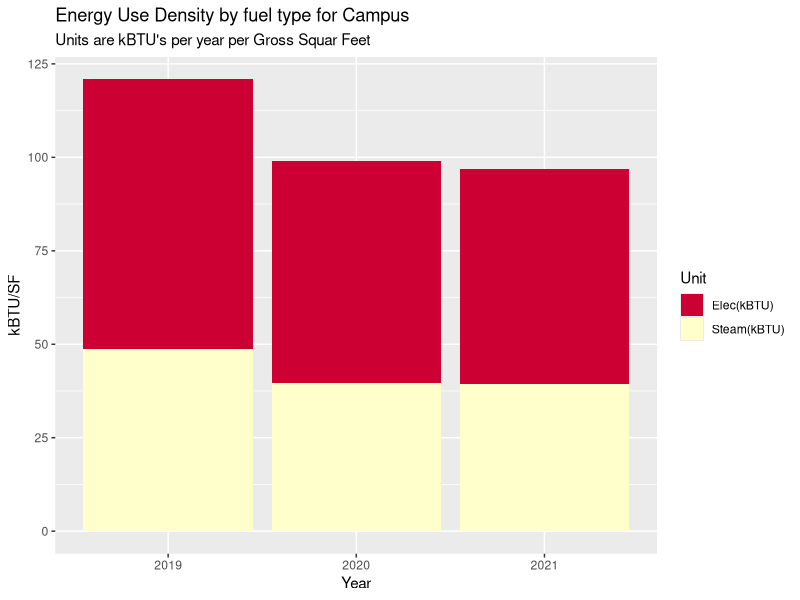
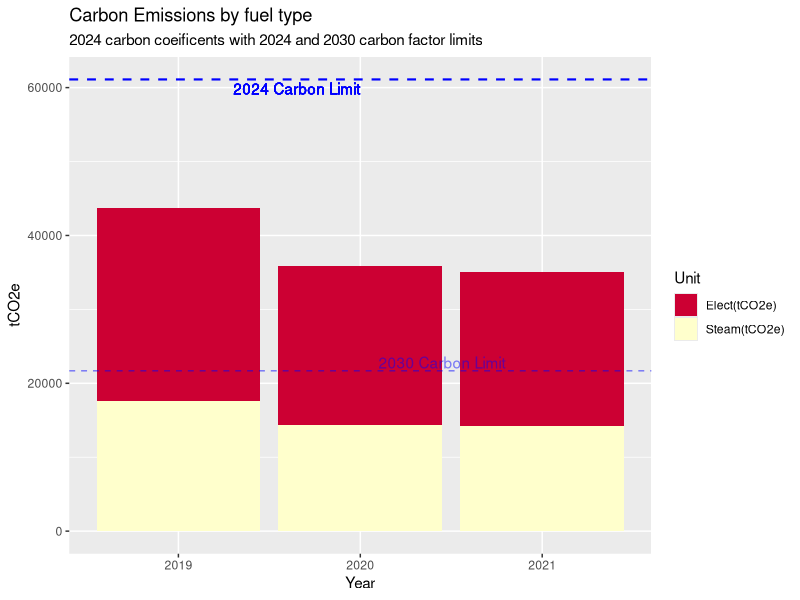
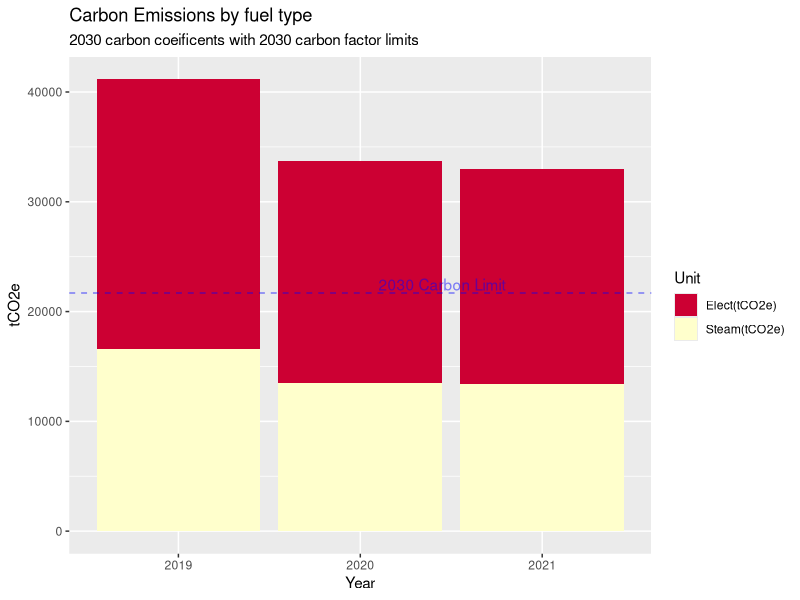
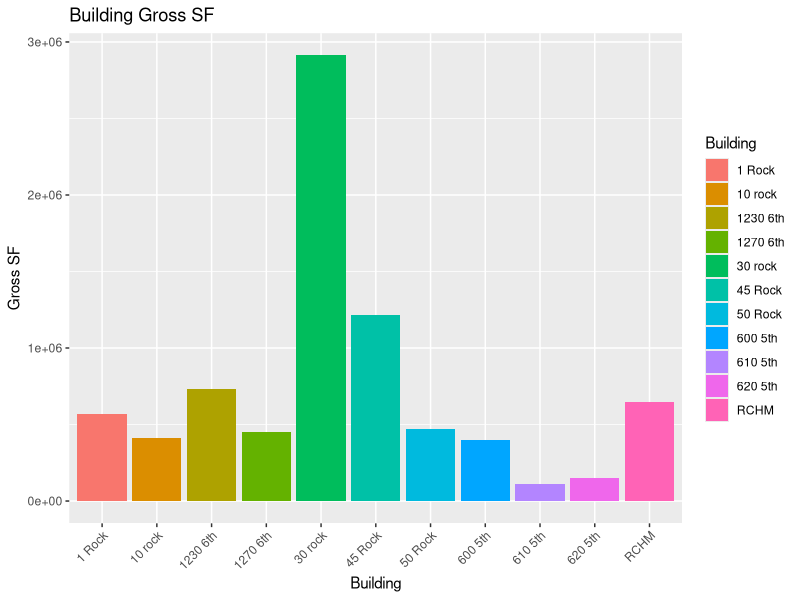

These figures' R source, in order: (Note: this script raises an error after producing the figures.)
## ---- chunk 1

# Load packages 
my_packages <- c("tidyverse", "vroom" , "janitor" , "glue" , "tsibble" , "tidytext","lubridate", "fable", "tsibbledata", "ggplot2", "forecast", "tseries", "rio", "zoo", "readxl", "tsibbledata", "knitr", "formattable", "scales", "kable", "kableExtra")   

invisible( lapply(my_packages, require, character.only = TRUE))

#Set up environment 
place <- "Home"  #Where are we working today. 
# place <- "work"

if (place == "Home"){setwd("C:/Users/paulr/Documents/R/RockCenterEnergyAnalysis")} else {setwd("C:/Users/prode/Documents/R/RockCenterEnergyAnalysis")}

if (!file.exists("data")) { dir.create("data")}

rm(place, my_packages ) #Clean up

options(dplyr.summarise.inform = FALSE)  # Suppress textin Knit printout. 



# Read in data


'EGridFactor2030' <- 0.5
'EGridFactor2050' <- 0.1 
'SGridFactor2030' <- 0.94
'SGridFactor2050' <- 0.95
'ElecCF24' <- 0.000288962  #2024 Carbon Value tCO2e/kWh
'SteamCF24' <- 0.00004493 #2024 Carbon Value tCO2e/kBTU
'ElecCF30' <- 0.000288962 * `EGridFactor2030`#2030 Carbon Value
'SteamCF30' <- 0.00004493 * `SGridFactor2030` #2024 Carbon Value
'IntensityLimit24' <- 0.00758 #2024 Limit
'IntensityLimit30' <- 0.002690852 #2030 Limit

#SteamData <- read_excel("data/Energy_Data_for_Net_Zero_Study.xlsx", sheet = "Sheet1", range = #"B2:G11" , col_names = TRUE, na = "NA", col_types = NULL ) %>%  select(-5,-6)

#ElectricData <- read_excel("data/Energy_Data_for_Net_Zero_Study.xlsx", sheet = "Sheet1", range = #"B13:G23" , col_names = TRUE, na = "NA", col_types = NULL ) %>% select(-5,-6)



################################
# New Rules Source Excel Sheet #
RCEnergy_2 <- read_excel("data/LL97 Fines Rock Center - new rules.xlsx", sheet = "LL97 Fines", range = "A3:J14", col_names = TRUE, na = "NA", col_types = NULL)

Utilitydata_2 <- select(RCEnergy_2, "Building", "2019 kwh", "2020 kwh", "2021 kwh", "2019 mlbs", "2020 mlbs", "2021 mlbs", sqft)
colnames(Utilitydata_2) <- c("Building", "2019 kwh", "2020 kwh", "2021 kwh", "2019 mlbs", "2020 mlbs", "2021 mlbs", "Gross Floor Area")

BuildingGSF <- select(Utilitydata_2, Building, 'Gross Floor Area')

################################

#ElectricData %>% filter(Building == '1 Rock' | Building == '600 5th') %>% 
#  select( -Building) %>% 
#  summarise_each(funs(sum)) %>% 
#  mutate(Building = "1 Rock and 600 5th") %>% 
#  select(4,1,2,3) %>% rbind(ElectricData) %>% 
#  filter(Building != '1 Rock' & Building != '600 5th') -> ElectricData
#
#BuildingGSF <- read_excel("data/Energy_Data_for_Net_Zero_Study.xlsx", sheet = "Sheet1", range = #"B28:C39" , col_names = TRUE, na = "NA", col_types = NULL ) %>% 
#  filter(Building != '1 Rock' & Building != '600 5th')
#
#UtilityData <- left_join(ElectricData, SteamData, by="Building") %>% left_join(BuildingGSF, #by="Building")
#UtilityData[is.na(UtilityData)] <- 0


# Adding NBC Electric
#  All_Data <- read_excel("data/LL97 Fines Rock Center.xlsx", sheet = "NBC Energy", range = #"B1:D64" , col_names = TRUE, na = "Not Available", col_types = c("guess", "guess", "numeric") ) #%>% mutate(across(contains('Date'), ymd)) %>% select("Start Date", "kwh")
#colnames(All_Data) <- c("Date",  "kwh")
#All_Data %>% 
#  group_by(year(Date)) %>% 
#  summarise("Elect" = sum(kwh)) -> All_Data
#colnames(All_Data) <- c("Date", "Elect")
#All_Data %>% 
#  filter(Date == 2019 | Date == 2020 | Date == 2021 ) -> All_Data
#UtilityData[4,2] <- UtilityData[4,2] + All_Data[1,2]
#UtilityData[4,3] <- UtilityData[4,3] + All_Data[2,2]
#UtilityData[4,4] <- UtilityData[4,4] + All_Data[3,2]

################################
# Add Utility Data back in here
################################
UtilityData <- Utilitydata_2



#Campus EUI for each year 
UtilityData1 <- UtilityData 
apply(UtilityData1[2:4], 2, function(row) row * 3.4121 ) -> UtilityData1[2:4]
apply(UtilityData1[5:7], 2, function(row) row * 1194) -> UtilityData1[5:7]
UtilityData1 %>% select(`2019 kwh`, `2020 kwh`, `2021 kwh`, `2019 mlbs`, `2020 mlbs`, `2021 mlbs`, `Gross Floor Area`) %>%
summarise_each(funs(sum)) -> UtilityData1
    TotalFlArea <- UtilityData1$`Gross Floor Area`
    UtilityData1 %>% 
      select(-`Gross Floor Area`) %>% 
  gather(key = "Item", value = "Value") -> UtilityData1
  cbind(UtilityData1, str_split_fixed(UtilityData1$Item, " ", n=2)) %>% 
  select(-"Item") -> UtilityData1 
  colnames(UtilityData1)  <-  c("Value", "Year", "Unit") 
  apply(UtilityData1[3], 1, function(x) {ifelse(x == "kwh", "Elec(kBTU)", "Steam(kBTU)")}) -> UtilityData1[3]
  

  # Make an EUI plot with kBTU vales for both  electric and steam  
UtilityData2 <- UtilityData1
apply(UtilityData2[1], 1, function(row) row / TotalFlArea ) -> UtilityData2[1]
UtilityData2 %>% 
  ggplot(aes(x = Year, y = Value, fill = Unit)) +
  geom_bar(stat = "identity", position = "stack") +
  labs( title = "Energy Use Density by fuel type for Campus",
        subtitle = "Units are kBTU's per year per Gross Squar Feet") +
  xlab("Year") +
  ylab("kBTU/SF") +
  scale_fill_manual(values = c("#CC0033", "#FFFFCC"))


 ### Delta's ###
  UtilityData2 %>%
    group_by(Year) %>% 
    summarise("AnnuValues" = sum(Value)) %>% 
    mutate("BaseYear" = max(AnnuValues)) %>% 
    mutate("Delta" = AnnuValues/BaseYear) -> CampusDelta
  CampusDelta[4] <- sapply(CampusDelta[4], function(x) percent(x, accuracy=1))
## ---- chunk 2

#Make a Carbon table in the dataframe UtilityData1
UtilityData3 <- UtilityData1
  apply(UtilityData3[3], 1, function(x) {ifelse(x == "Elec(kBTU)", "Elect(tCO2e)", "Steam(tCO2e)")}) -> UtilityData3[3]
  
  
  UtilityData3 %>% 
  mutate(Carbon = ifelse(Unit == "Elec(kBTU)", Value * ElecCF24 / 3.4121, Value * SteamCF24)) %>% ggplot(aes(x = Year, y = Carbon, fill = Unit)) +
  geom_bar(stat = "identity", position = "stack") +
  labs( title = "Carbon Emissions by fuel type",
        subtitle = "2024 carbon coeificents with 2024 and 2030 carbon factor limits") +
  labs(x = "Year", y = "tCO2e") +
  #guides(fill = FALSE) +
  geom_hline(aes(yintercept = TotalFlArea * IntensityLimit24), color = "blue", linetype = "dashed", size = 0.75) +
  geom_text(aes(x = 2, y = TotalFlArea * IntensityLimit24, label = "2024 Carbon Limit"), hjust = 1, vjust = 1.25 , color = "blue") +
  geom_hline(aes(yintercept = TotalFlArea * IntensityLimit30), linetype = "dashed", color = "blue", size = 0.5, alpha = 0.5) +
  geom_text(aes(x = 2.1, y = TotalFlArea * IntensityLimit30, label = "2030 Carbon Limit", alpha = 0.1), hjust = 0, vjust = -.2 , color = "blue", alpha = 0.1) +
  scale_fill_manual(values = c("#CC0033", "#FFFFCC"))
  
## ---- chunk 3

#Make a Carbon table in the dataframe UtilityData1
UtilityData4 <- UtilityData1
  apply(UtilityData4[3], 1, function(x) {ifelse(x == "Elec(kBTU)", "Elect(tCO2e)", "Steam(tCO2e)")}) -> UtilityData4[3]
  
  
  UtilityData4 %>% 
  mutate(Carbon = ifelse(Unit == "Elec(kBTU)", Value * ElecCF30 / 3.4121, Value * SteamCF30)) %>% ggplot(aes(x = Year, y = Carbon, fill = Unit)) +
  geom_bar(stat = "identity", position = "stack") +
  labs( title = "Carbon Emissions by fuel type",
        subtitle = "2030 carbon coeificents with 2030 carbon factor limits") +
  labs(x = "Year", y = "tCO2e") +
  #guides(fill = FALSE) +
  geom_hline(aes(yintercept = TotalFlArea * IntensityLimit30), linetype = "dashed", color = "blue", size = 0.5, alpha = 0.5) +
  geom_text(aes(x = 2.1, y = TotalFlArea * IntensityLimit30, label = "2030 Carbon Limit", alpha = 0.1), hjust = 0, vjust = -.2 , color = "blue", alpha = 0.1) +
  scale_fill_manual(values = c("#CC0033", "#FFFFCC"))
  
## ---- chunk 4

#Plot Carbon Intensities versus LL97 Limits 
UtilityData1 <- UtilityData 
#apply(UtilityData1[2:4], 2, function(row) row * 3.4121 ) -> UtilityData1[2:4]
apply(UtilityData1[5:7], 2, function(row) row * 1194) -> UtilityData1[5:7]
UtilityData1[2:7]/UtilityData1$`Gross Floor Area` -> UtilityData1[2:7]
colnames(UtilityData1) <- c("Building", "2019 kwh", "2020 kwh", "2021 kwh", "2019 kBTUs", "2020 kBTUs", "2021 kBTUs", "Gross Floor Area")

UtilityData1 %>% select("Building", "2019 kwh", "2020 kwh", "2021 kwh", "2019 kBTUs", "2020 kBTUs", "2021 kBTUs") -> UtilityData1

###################################### ADD 2030 CARBON HERE ##########################


UtilityData1 %>% 
  gather(key = "Item", value = "Value", -"Building") -> UtilityData1
  cbind(UtilityData1, str_split_fixed(UtilityData1$Item, " ", n=2)) %>% 
  select(-"Item") -> UtilityData1 
  colnames(UtilityData1)  <-  c("Building", "Value", "Year", "Unit") 
  UtilityData1 %>% 
    mutate("24Carbon/SF" = ifelse(Unit == "kwh", Value * ElecCF24, Value * SteamCF24)) %>% 
    select(Building, Year, Unit, `24Carbon/SF`) %>% 
    mutate("Carbon" = "tCO2e") -> UtilityData1
  
  UtilityData %>%   
ggplot(aes(x = Building, y = `Gross Floor Area`, fill = Building)) +
  geom_bar(stat = "identity", position = "dodge") +
  labs( title = "Building Gross SF") +
  labs(x = "Building", y = "Gross SF") +
  theme(axis.text.x = element_text (angle = 45, vjust = 1, hjust=1)) 


UtilityData1 %>%   
ggplot(aes(x = Year, y = `Carbon/SF`, fill = Building, group = Building)) +
  geom_bar(stat = "identity", position = "dodge") +
  labs( title = "Carbon Intensity by Building",
        subtitle = "Carbon Intensity with Local Law 97 Limtis") +
  labs(x = "Building", y = "tCO2e/sf") +
  geom_hline(aes(yintercept = IntensityLimit24), color = "blue", linetype = "dashed", size = 0.75) +
  geom_text(aes(x = 2, y = IntensityLimit24, label = "2024 Carbon Limit"), hjust = 1, vjust = 1.25 , color = "blue") +
  geom_hline(aes(yintercept = IntensityLimit30), linetype = "dashed", color = "blue", size = 0.5, alpha = 0.5) +
  geom_text(aes(x = 2, y = IntensityLimit30, label = "2030 Carbon Limit"), hjust = 0, vjust = -.2 , color = "blue", alpha = 0.01) 
  

CarbonLimits <- data.frame(Year = 2019:2021, IntensityLimit24 = 0.00758, IntensityLimit30 = 0.002690852)
CarbonLimits$Year <- as.character(CarbonLimits$Year)
## ---- chunk 5


###### Making table for penalties ######
UtilityData1 %>% 
  left_join(BuildingGSF) %>%   # ######### -------> need to make a BuildingGSF object
  left_join(CarbonLimits) %>%  # ######### -------> need to make a CarbonLimits object
  mutate('tCO2e' = IntensityLimit24 - `Carbon/SF`) -> UtilityDataT

UtilityDataT %>% 
  mutate("Penality" = ifelse(tCO2e > 0, 0, (268 * tCO2e * UtilityDataT$`Gross Floor Area`))) -> UtilityDataT

UtilityDataT %>% 
  filter(Year == 2019) %>% 
  select(-Year, -Unit, -Carbon, -IntensityLimit30, -IntensityLimit24) %>% 
  group_by(Building) %>% 
  summarise( "CarbonPSF" = sum(`Carbon/SF`), "tCO2e" = sum(`tCO2e`), "Penalty" = sum(Penality))  -> UtilityDataT2

UtilityDataT2$Penalty <- format(UtilityDataT2$Penalty,format = "f",  decimal.mark = ",",digits = 0, big.mark = ",", small.mark = ",")


# Table 
UtilityDataT2 %>% 
  adorn_totals(where = "row", fill = "-", na.rm = TRUE, name = "Total") %>% 
kable( format = "html", col.names = c("Building", "Carbon/GSF", "Total Carbon", "2024 Penanity"), align = "lllc", caption = "<center><strong><strong>Penality Tabulation</strong></strong></center>", digits = getOption("digits"), booktabs = T ) %>% 
kable_styling(bootstrap_options = "striped",full_width = F) %>% 
 column_spec(4, bold = TRUE, border_right = TRUE, color = "black", background = "lightgrey")



## ---- chunk 6

#1 Electric kWh
ElectricData %>% select(Building, `2019 kwh`, `2020 kwh`, `2021 kwh`) %>% 
  gather(key = "Item", value = "Value", -Building) %>%
  ggplot(aes(x = Building, y = Value, fill = Item, group = Item)) +
  labs( title = "Annual Electric by Building",
        subtitle = "2019 and Covid years", x = "Building", y = "kWh") +
  theme(axis.text.x = element_text (angle = 45, vjust = 1, hjust=1)) +
  geom_bar(stat = "identity", position = "dodge")
## ---- chunk 7
#2 Electric kWh per GSF 
UtilityData1 <- UtilityData
apply(UtilityData1[2:7], 2, function(row) row / UtilityData1$`Gross Floor Area`) -> UtilityData1[2:7]
UtilityData1 %>% select(Building, `2019 kwh`, `2020 kwh`, `2021 kwh`) %>% 
  gather(key = "Item", value = "Value", -Building) %>% 
  ggplot(aes(x = Building, y = Value, fill = Item, group = Item)) +
  labs( title = "Annual Electric per Gross Squar Foot by Building",
        subtitle = "2019 and Covid years", x = "Building", y = "kWh/GSF") +
  theme(axis.text.x = element_text (angle = 45, vjust = 1, hjust=1)) +
  geom_bar(stat = "identity", position = "dodge")
## ---- chunk 8

#3 percent kWh reductions relative to 2019 
UtilityData1 <- UtilityData
apply(UtilityData1[2:7], 2, function(row) row / UtilityData1$`Gross Floor Area`) -> UtilityData1[2:7]
apply(UtilityData1[2:4], 2, function(row) row / UtilityData1$`2019 kwh`) -> UtilityData1[2:4]
UtilityData1 %>% select(Building, `2019 kwh`, `2020 kwh`, `2021 kwh`) %>% 
  gather(key = "Item", value = "Value", -Building) %>% 
  ggplot(aes(x = Building, y = Value, fill = Item, group = Item)) + 
  labs( title = "Percent of 2019 Electrical Consumption by Building",
        subtitle = "2019 Electric versys Covid years", x = "Building", y = "kWh/GSF % of 2019") +
  theme(axis.text.x = element_text (angle = 45, vjust = 1, hjust=1)) +
  geom_bar(stat = "identity", position = "dodge")
## ---- chunk 9
# 4 Steam mlb 
SteamData %>% select(Building, `2019 mlbs`, `2020 mlbs`, `2021 mlbs`) %>% 
  gather(key = "Item", value = "Value", -Building) %>%
  ggplot(aes(x = Building, y = Value, fill = Item, group = Item)) +
  labs( title = "Steam Comsumption ",
        subtitle = "Steam comsumption in mLB per year and building", x = "Building", y = "Mlb") +
  theme(axis.text.x = element_text (angle = 45, vjust = 1, hjust=1)) +
  geom_bar(stat = "identity", position = "dodge")

## ---- chunk 10

#5 steam mlb per gsf 
UtilityData1 <- UtilityData
apply(UtilityData1[2:7], 2, function(row) row / UtilityData1$`Gross Floor Area`) -> UtilityData1[2:7]
UtilityData1 %>% select(Building, `2019 mlbs`, `2020 mlbs`, `2021 mlbs`) %>% 
  gather(key = "Item", value = "Value", -Building) %>% 
  ggplot(aes(x = Building, y = Value, fill = Item, group = Item)) +
  labs( title = "Steam Comsumption per GSF ",
        subtitle = "Steam comsumption in mLB per GSF year and building", x = "Building", y = "Mlb/GSF") +
  theme(axis.text.x = element_text (angle = 45, vjust = 1, hjust=1)) +
  geom_bar(stat = "identity", position = "dodge")
  
## ---- chunk 11

#6 percent down from 2019
UtilityData1 <- UtilityData
apply(UtilityData1[2:7], 2, function(row) row / UtilityData1$`Gross Floor Area`) -> UtilityData1[2:7]
apply(UtilityData1[5:7], 2, function(row) row / UtilityData1$`2019 mlbs`) -> UtilityData1[5:7]
UtilityData1 %>% select(Building, `2019 mlbs`, `2020 mlbs`, `2021 mlbs`) %>% 
  gather(key = "Item", value = "Value", -Building) %>% 
  ggplot(aes(x = Building, y = Value, fill = Item, group = Item)) +
  labs( title = "Percent of 2019 Steam Consumption by Building ",
        subtitle = "2019 Steam versys Covid years", x = "Building", y = "Mlb/GSF % of 2019") +
  theme(axis.text.x = element_text (angle = 45, vjust = 1, hjust=1)) +
  geom_bar(stat = "identity", position = "dodge")

## ---- chunk 12


EPA_data <- read_excel("data/EPA_Annual_Energy_Use_By_Meter.xlsx", range = "A6:BB155" , col_names = FALSE, na = "NA", col_types = NULL )

EPA_data <- read_excel("data/EPA_Annual_Energy_Use_By_Meter.xlsx", skip = 4)




Turnstile_data <- read.csv("data/RC_Occunpancy_Data_Details_data.csv") %>% 
  select(Property, Date, Total.Entrants)

Turnstile_data$Date <- mdy(Turnstile_data$Date)

Turnstile_data %>%   
group_by(Property, "Year" = year(Date)) %>%  #"Month" = month(Date)) %>% 
  summarise(Population = sum(Total.Entrants)) -> Turnstile_data1
Turnstile_data1$Year <- as.factor(Turnstile_data1$Year)

Turnstile_data1 %>% 
  ggplot(aes(x = Property, y = Population, group = Year, fill = Year)) +
   labs( title = "Turnstyle Counts by Month",
        subtitle = "Morning Counts", x = "Building", y = "Entrants") +
  theme(axis.text.x = element_text (angle = 45, vjust = 1, hjust=1)) +
  geom_bar(stat = "identity", position = "dodge")
  




Turnstile_data %>%   
group_by("Year" = year(Date)) %>%   
  summarise(Population = sum(Total.Entrants)) -> Turnstile_data2
Turnstile_data2$Year <- as.factor(Turnstile_data2$Year)


  
